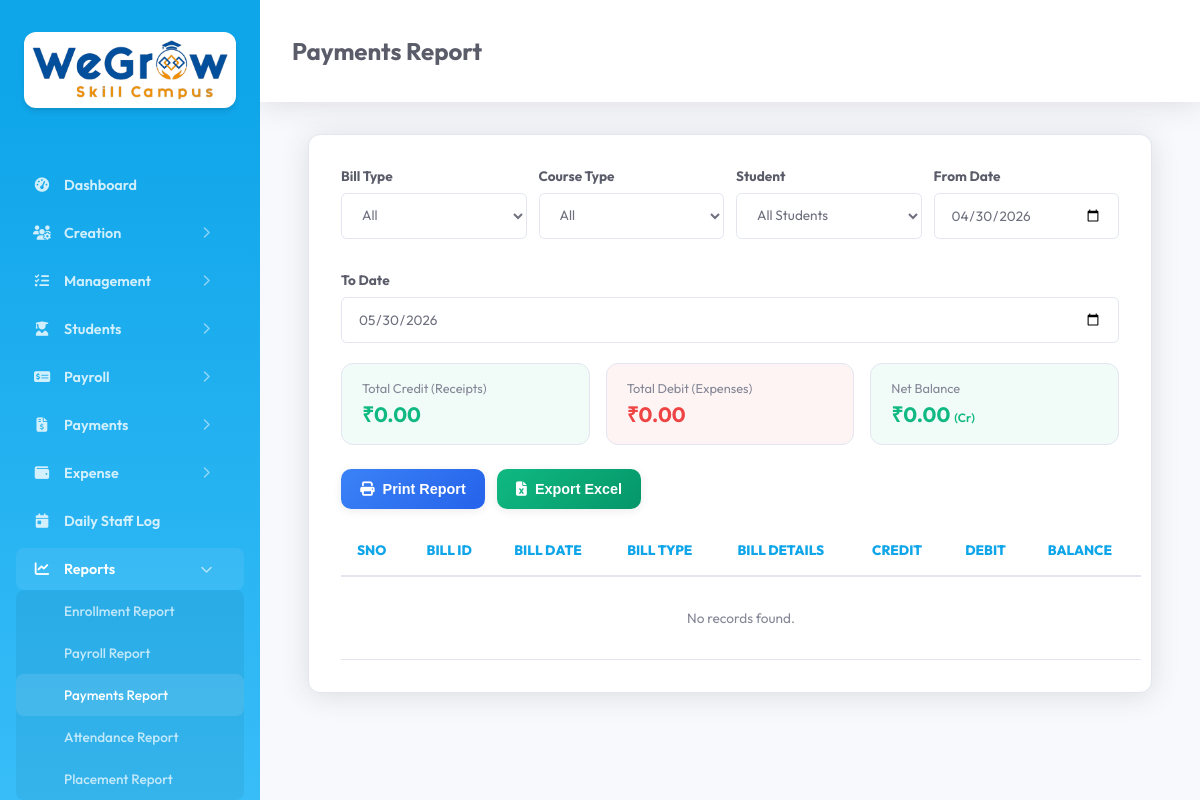
/report_payments.php (signed in), run on an earlier commit of the app's database.
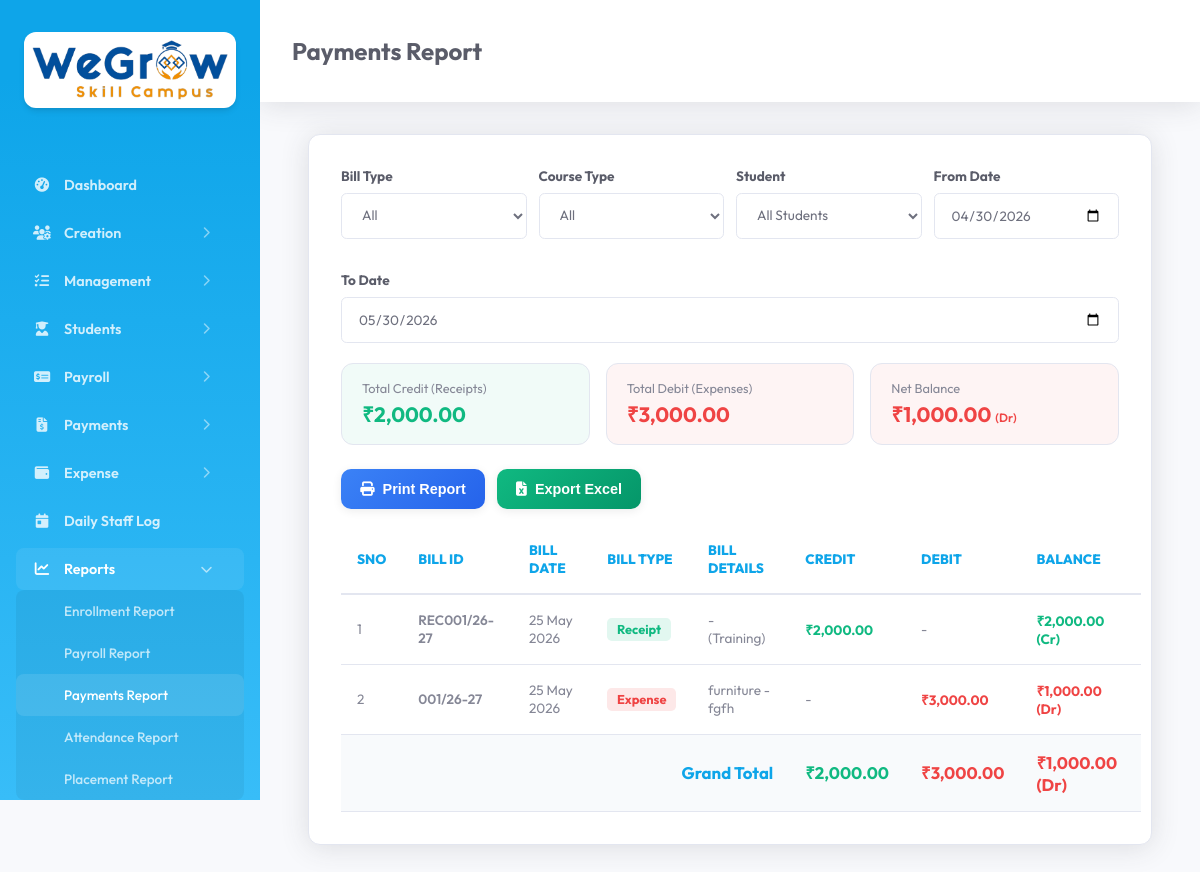
And on a later commit of the database.
### tables this page shows
CREATE TABLE `tc_payment` (
  `id` int(11) NOT NULL AUTO_INCREMENT,
  `created_date_time` datetime DEFAULT NULL,
  `updated_date_time` datetime DEFAULT NULL,
  `company_id` mediumtext DEFAULT NULL,
  `payment_id` mediumtext DEFAULT NULL,
  `course_type` mediumtext DEFAULT NULL,
  `payment_date` mediumtext DEFAULT NULL,
  `payment_mode` mediumtext DEFAULT NULL,
  `bank` mediumtext DEFAULT NULL,
  `amount` mediumtext DEFAULT NULL,
  `total_amount` mediumtext DEFAULT NULL,
  `student_id` mediumtext DEFAULT NULL,
  `description` mediumtext DEFAULT NULL,
  `enrollment_id` mediumtext DEFAULT NULL,
  `deleted` int(11) NOT NULL DEFAULT 0,
  PRIMARY KEY (`id`)
);

CREATE TABLE `tc_expense_entry` (
  `id` int(11) NOT NULL AUTO_INCREMENT,
  `created_date_time` datetime DEFAULT NULL,
  `updated_date_time` datetime DEFAULT NULL,
  `company_id` mediumtext DEFAULT NULL,
  `expense_entry_id` mediumtext DEFAULT NULL,
  `expense_category_id` mediumtext DEFAULT NULL,
  `expense_entry_date` mediumtext DEFAULT NULL,
  `payment_mode` mediumtext DEFAULT NULL,
  `bank` mediumtext DEFAULT NULL,
  `amount` mediumtext DEFAULT NULL,
  `total_amount` mediumtext DEFAULT NULL,
  `attachments` mediumtext DEFAULT NULL,
  `deleted` int(11) NOT NULL DEFAULT 0,
  `expense_entry_number` mediumtext DEFAULT NULL,
  `description` mediumtext DEFAULT NULL,
  PRIMARY KEY (`id`)
);

### report_payments.php (the view, shortened to what the changed rows need)
<?php require_once 'common_file.php';
$from_page = 'Payments Report';
$from_date = date('Y-m-d', strtotime('-30 days'));
$to_date = date('Y-m-d');
$bill_type = '';
$course_type = '';
$student_id = '';
$expense_category_id = '';
$payments = $bf->getPaymentReportList($course_type, $student_id, $from_date, $to_date, $bill_type, $expense_category_id);
?>
<!DOCTYPE html>
<html lang="en">
<head>
    <link rel="stylesheet" href="assets/css/style.css">
</head>
<body>
    <?php include 'sidebar.php'; ?>
    <div class="main-content update_content">
        <div class="header">
            <h2><?php if(!empty($from_page)) echo ucfirst($from_page); ?></h2>
        </div>
        <div class="module-section">
            <div id="course_list">
                <?php
                    $total_credit = 0;
                    $total_debit = 0;
                    if (!empty($payments)) {
                        foreach ($payments as $p) {
                            $total_credit += $p['credit'];
                            $total_debit += $p['debit'];
                        }
                    }
                    $net_balance = $total_credit - $total_debit;
                ?>
                <div class="summary-cards">
                    <div class="summary-card" style="background: rgba(16,185,129,0.06);">
                        <div class="label">Total Credit (Receipts)</div>
                        <div class="value credit-amount">₹<?php echo number_format($total_credit, 2); ?></div>
                    </div>
                    <div class="summary-card" style="background: rgba(239,68,68,0.06);">
                        <div class="label">Total Debit (Expenses)</div>
                        <div class="value debit-amount">₹<?php echo number_format($total_debit, 2); ?></div>
                    </div>
                    <div class="summary-card" style="background: <?php echo $net_balance >= 0 ? 'rgba(16,185,129,0.06)' : 'rgba(239,68,68,0.06)'; ?>;">
                        <div class="label">Net Balance</div>
                        <div class="value <?php echo $net_balance >= 0 ? 'balance-credit' : 'balance-debit'; ?>">
                            ₹<?php echo number_format(abs($net_balance), 2); ?>
                            <span style="font-size: 0.75rem; font-weight: 600;"><?php echo $net_balance >= 0 ? '(Cr)' : '(Dr)'; ?></span>
                        </div>
                    </div>
                </div>
                <table class="responsive table table-bordered" id="payment_report_table">
                    <thead>
                        <tr>
                            <th>Sno</th>
                            <th>Bill ID</th>
                            <th>Bill Date</th>
                            <th>Bill Type</th>
                            <th>Bill Details</th>
                            <th>Credit</th>
                            <th>Debit</th>
                            <th>Balance</th>
                        </tr>
                    </thead>
                    <tbody>
                        <?php
                            $sno = 1;
                            if(!empty($payments)) {
                                foreach ($payments as $p) {
                        ?>
                                    <tr>
                                        <td><?php echo $sno++; ?></td>
                                        <td><span style="font-weight: 600;"><?php echo htmlspecialchars($p['bill_id']); ?></span></td>
                                        <td><?php echo date('d M Y', strtotime($p['bill_date'])); ?></td>
                                        <td>
                                            <span class="<?php echo $p['bill_type'] === 'Receipt' ? 'bill-type-receipt' : 'bill-type-expense'; ?>">
                                                <?php echo $p['bill_type']; ?>
                                            </span>
                                        </td>
                                        <td><?php echo htmlspecialchars($p['bill_details']); ?></td>
                                        <td>
                                            <?php if($p['credit'] > 0) { ?>
                                                <span class="credit-amount">₹<?php echo number_format($p['credit'], 2); ?></span>
                                            <?php } else { echo '-'; } ?>
                                        </td>
                                        <td>
                                            <?php if($p['debit'] > 0) { ?>
                                                <span class="debit-amount">₹<?php echo number_format($p['debit'], 2); ?></span>
                                            <?php } else { echo '-'; } ?>
                                        </td>
                                        <td>
                                            <span class="<?php echo $p['balance'] >= 0 ? 'balance-credit' : 'balance-debit'; ?>">
                                                ₹<?php echo number_format(abs($p['balance']), 2); ?>
                                                <?php echo $p['balance'] >= 0 ? '(Cr)' : '(Dr)'; ?>
                                            </span>
                                        </td>
                                    </tr>
                                <?php } ?>
                                <tr style="background: #f8fafc;">
                                    <td colspan="5" style="text-align: right; font-weight: bold; font-size: 1.05rem; color: var(--primary);">Grand Total</td>
                                    <td><span class="credit-amount" style="font-size: 1.05rem;">₹<?php echo number_format($total_credit, 2); ?></span></td>
                                    <td><span class="debit-amount" style="font-size: 1.05rem;">₹<?php echo number_format($total_debit, 2); ?></span></td>
                                    <td>
                                        <span class="<?php echo $net_balance >= 0 ? 'balance-credit' : 'balance-debit'; ?>" style="font-size: 1.05rem;">
                                            ₹<?php echo number_format(abs($net_balance), 2); ?>
                                            <?php echo $net_balance >= 0 ? '(Cr)' : '(Dr)'; ?>
                                        </span>
                                    </td>
                                </tr>
                            <?php } else { ?>
                                <tr>
                                    <td colspan="8" style="text-align:center; padding: 2rem; color: var(--text-muted);">No records found.</td>
                                </tr>
                        <?php } ?>
                    </tbody>
                </table>
            </div>
        </div>
    </div>
</body>
</html>

### sidebar.php (shortened to what the changed rows need)
<link rel="stylesheet" href="https://cdnjs.cloudflare.com/ajax/libs/font-awesome/6.4.0/css/all.min.css">
<div class="sidebar" id="sidebar">
    <?php
    $current_page = basename($_SERVER['PHP_SELF']);
    ?>
    <ul class="nav-links">
            <?php
        require_once 'permission_helper.php';
        $sidebar_company_id = $_SESSION['company_id'] ?? '';
        $sidebar_role_id = $_SESSION['role_id'] ?? 0;
        $urlMap = [
            'dashboard' => 'dashboard.php',
            'company' => 'company.php',
            'roles' => 'role.php',
            'users' => 'users.php',
            'staff' => 'staff.php',
            'course' => 'course.php',
            'course_closure' => 'course_closure.php',
            'tasks' => (isset($_SESSION['user_role']) && $_SESSION['user_role'] === 'student') ? 'student_tasks.php' : 'tasks.php',
            'event' => 'event.php',
            'enrollment' => 'enrollment.php',
            'enrollment_internship' => 'enrollment_internship.php',
            'course_enquiry' => 'course_enquiry.php',
            'attendance' => 'attendance.php',
            'payroll' => 'payroll.php',
            'receipt' => 'receipt.php',
            'payment_mode' => 'payment_mode.php',
            'bank' => 'bank.php',
            'expense_category' => 'expense_category.php',
            'expense_entry' => 'expense_entry.php',
            'daily_reports' => 'daily_reports.php',
            'report_enrollment' => 'report_enrollment.php',
            'report_payroll' => 'report_payroll.php',
            'report_payments' => 'report_payments.php',
            'report_attendance' => 'report_attendance.php',
            'report_placement' => 'report_placement.php',
            'student_attendance' => 'student_attendance.php',
            'student_tasks' => 'student_tasks.php',
            'student_reports' => 'student_reports.php',
            'daily_report' => 'daily_report.php',
            'student_profile' => 'student_profile.php'
        ];
        foreach ($menu_structure as $item) {
            $allowed_pages = [];
            foreach ($item['pages'] as $page_key) {
                if (checkPermission($sidebar_company_id, $sidebar_role_id, $page_key, PERMISSION_VIEW)) {
                    $allowed_pages[] = $page_key;
                }
            }
            if (!$item['dropdown']) {
                $page_key = $allowed_pages[0];
                $url = $urlMap[$page_key] ?? ($page_key . '.php');
                $isActive = ($current_page == $url) ? 'active' : '';
                ?>
                <li class="nav-item">
                    <a href="<?php echo $url; ?>" class="nav-link <?php echo $isActive; ?>">
                        <i class="<?php echo $item['icon']; ?>"></i> <span><?php echo $modules[$page_key] ?? $item['title']; ?></span>
                    </a>
                </li>
                <?php
            } else {
                $isParentActive = false;
                foreach ($allowed_pages as $page_key) {
                    $url = $urlMap[$page_key] ?? ($page_key . '.php');
                    if ($current_page == $url) {
                        $isParentActive = true;
                        break;
                    }
                }
                ?>
                <li class="nav-item">
                    <a href="javascript:void(0)" class="nav-link menu-toggle <?php echo $isParentActive ? 'parent-active open' : ''; ?>" data-target="<?php echo $item['menu_id']; ?>">
                        <span class="menu-label"><i class="<?php echo $item['icon']; ?>"></i> <?php echo $item['title']; ?></span>
                        <i class="fas fa-chevron-right arrow"></i>
                    </a>
                    <ul class="submenu <?php echo $isParentActive ? 'show' : ''; ?>" id="<?php echo $item['menu_id']; ?>">
                        <?php foreach ($allowed_pages as $page_key):
                            $url = $urlMap[$page_key] ?? ($page_key . '.php');
                            $isActive = ($current_page == $url) ? 'active' : '';
                            ?>
                            <li>
                                <a href="<?php echo $url; ?>" class="nav-link <?php echo $isActive; ?>">
                                    <?php echo $modules[$page_key] ?? $page_key; ?>
                                </a>
                            </li>
                        <?php endforeach; ?>
                    </ul>
                </li>
                <?php
            }
        }
        ?>
    </ul>
</div>

What changed in the data, as far as the page shows it:
added tc_payment: payment "REC001/26-27", payment_date "25 May 2026", bill_type "Receipt", bill_details "- (Training)", credit "2,000.00", balance "2,000.00", shows "(Cr)"
added tc_expense_entry: expense_entry_number "001/26-27", expense_entry_date "25 May 2026", bill_type "Expense", bill_details "furniture - fgfh", debit "3,000.00", balance "1,000.00", shows "(Dr)"
Also different on the page:
$total_credit: "0.00" → "2,000.00"
$total_debit: "0.00" → "3,000.00"
abs($net_balance): "0.00" → "1,000.00"
$total_credit: (not shown) → "2,000.00"
$total_debit: (not shown) → "3,000.00"
abs($net_balance): (not shown) → "1,000.00"
text no longer shown: "(Cr) No records found."
text now shown: "(Dr) Grand Total ₹ ₹ ₹ (Dr)"
